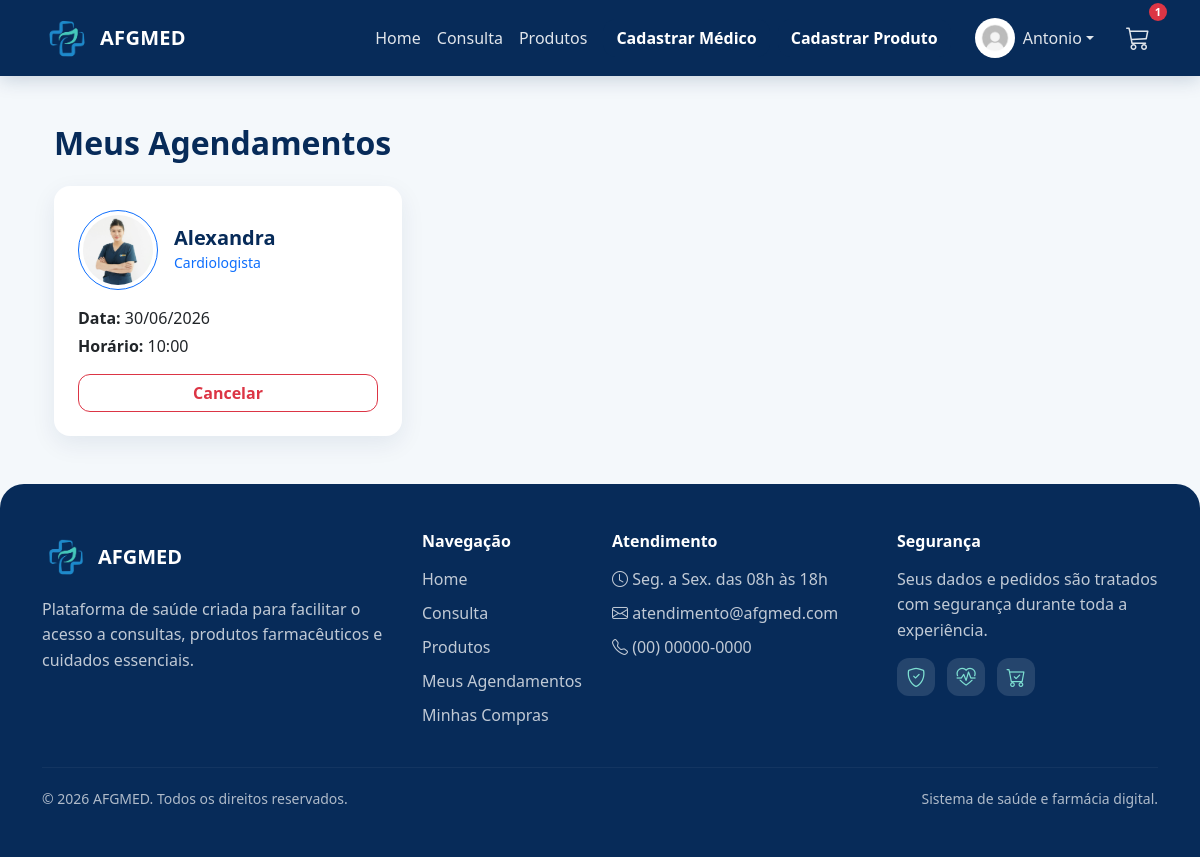
Page /meus_agendamentos (signed in) on the committed database.
### projetoafgmed/models.py (models this page shows, shortened)
class Usuario(database.Model, UserMixin):
    id = database.Column(database.Integer, primary_key=True)
    nome = database.Column(database.String, nullable=False)
    sobrenome = database.Column(database.String, nullable=False)
    email = database.Column(database.String, nullable=False, unique=True)
    senha = database.Column(database.String, nullable=False)
    foto = database.Column(database.String(200), nullable=True, default="usuario_padrao.jpg")
    is_admin = database.Column(database.Boolean, default=False)
    is_medico = database.Column(database.Boolean, default=False, nullable=False)
    id_medico = database.Column(database.Integer, database.ForeignKey("medico.id"), nullable=True)
    perfil = database.relationship("PerfilUsuario", backref="usuario", uselist=False)
    carrinho = database.relationship("Carrinho", backref="usuario", uselist=False)
    consultas = database.relationship("Consulta", backref="usuario", lazy=True)
    medico = database.relationship(
        "Medico",
        backref=database.backref("usuario_acesso", uselist=False),
        foreign_keys=[id_medico]
    )

class Consulta(database.Model):
    id = database.Column(database.Integer, primary_key=True)
    medico_id = database.Column(database.Integer, database.ForeignKey("medico.id"), nullable=False)
    usuario_id = database.Column(database.Integer, database.ForeignKey("usuario.id"), nullable=False)
    horario = database.Column(database.String(20), nullable=False)
    data = database.Column(database.Date, default=datetime.today)
    medico = database.relationship("Medico", backref=database.backref("consultas", lazy=True))

class Medico(database.Model):
    id = database.Column(database.Integer, primary_key=True)
    nome = database.Column(database.String, nullable=False)
    especialidade = database.Column(database.String, nullable=False)
    email = database.Column(database.String)
    telefone = database.Column(database.String)
    foto = database.Column(database.String, default="default.jpg")
    data_criacao = database.Column(database.DateTime, nullable=False, default=datetime.utcnow)

### projetoafgmed/routes.py (the view)
@app.route("/meus_agendamentos")
@login_required
def meus_agendamentos():
    consultas = Consulta.query.filter_by(usuario_id=current_user.id) \
        .order_by(Consulta.data.asc(), Consulta.horario.asc()) \
        .all()
    return render_template("meus_agendamentos.html", consultas=consultas)

### projetoafgmed/models.py (called while the page is built)
@login_manager.user_loader
def load_usuario(id_usuario):
    return Usuario.query.get(int(id_usuario))

### projetoafgmed/routes.py (called while the page is built, shortened)
@app.context_processor
def carrinho_global():
    if current_user.is_authenticated:
        carrinho = Carrinho.query.filter_by(
            id_usuario=current_user.id,
            status="ativo"
        ).first()
        itens = carrinho.itens if carrinho else []
        total = sum(item.quantidade * item.preco_unitario for item in itens)
        quantidade = sum(item.quantidade for item in itens)
        return {
            "carrinho": carrinho,
            "itens_carrinho": itens,
            "total_carrinho": total,
            "quantidade_carrinho": quantidade
        }

### projetoafgmed/templates/meus_agendamentos.html (shortened to what this page needs)
{% extends "base.html" %}
{% block content %}
<div class="container mt-5">
    <h2 class="mb-4 fw-bold" style="color:#072B59;">Meus Agendamentos</h2>
    {% if consultas %}
    <div class="row g-4">
        {% for c in consultas %}
        <div class="col-12 col-md-6 col-lg-4">
            <div class="card shadow-lg h-100 p-4 border-0 rounded-4">
                <div class="d-flex align-items-center mb-3">
                    <div class="border border-primary rounded-circle p-1 me-3">
                        <img src="{{ url_for('static', filename='fotos_medicos/' + c.medico.foto) }}"
                             alt="{{ c.medico.nome }}"
                             class="rounded-circle"
                             style="width:70px; height:70px; object-fit:cover;">
                    </div>
                    <div>
                        <h5 class="mb-0 fw-bold" style="color:#072B59;">{{ c.medico.nome }}</h5>
                        <small class="text-primary">{{ c.medico.especialidade }}</small>
                    </div>
                </div>
                <div class="mb-3">
                    <p class="mb-1"><strong>Data:</strong> {{ c.data.strftime('%d/%m/%Y') }}</p>
                    <p class="mb-0"><strong>Horário:</strong> {{ c.horario }}</p>
                </div>
                <button class="btn btn-outline-danger w-100 fw-bold btn-cancelar" data-bs-toggle="modal" data-bs-target="#confirmModal{{ c.id }}">
                    Cancelar
                </button>
            </div>
        </div>
        {% endfor %}
    </div>
    {% else %}
        <p class="text-muted fs-5 mt-4">Você não possui agendamentos.</p>
    {% endif %}
</div>
{% endblock %}

### projetoafgmed/templates/base.html (shortened to what this page needs)
<!DOCTYPE html>
<html lang="pt-br">
<head>
    <link href="https://cdn.jsdelivr.net/npm/bootstrap@5.3.8/dist/css/bootstrap.min.css" rel="stylesheet">
    <link rel="stylesheet" href="https://cdn.jsdelivr.net/npm/bootstrap-icons@1.11.3/font/bootstrap-icons.css">
    <link rel="stylesheet" href="{{ url_for('static', filename='css/style.css') }}">
</head>
<body>
<nav class="navbar navbar-expand-lg navbar-dark bg-dark">
    <div class="container">
        <a class="navbar-brand d-flex align-items-center" href="{{ url_for('homepage') }}">
            <img src="{{ url_for('static', filename='imagens/logo.jpg') }}" alt="Logo" width="50" class="me-2">
            AFGMED
        </a>
        <div class="collapse navbar-collapse" id="navbarNav">
            <ul class="navbar-nav ms-auto align-items-lg-center">
                <li class="nav-item">
                    <a class="nav-link" href="{{ url_for('homepage') }}">Home</a>
                </li>
                {% if current_user.is_authenticated and current_user.is_medico and not current_user.is_admin %}
                    <li class="nav-item">
                        <a class="nav-link" href="{{ url_for('medicos') }}">Minhas Consultas</a>
                    </li>
                {% else %}
                    <li class="nav-item">
                        <a class="nav-link" href="{{ url_for('medicos') }}">Consulta</a>
                    </li>
                {% endif %}
                <li class="nav-item">
                    <a class="nav-link" href="{{ url_for('produtos') }}">Produtos</a>
                </li>
                {% if current_user.is_authenticated and current_user.is_admin %}
                    <li class="nav-item ms-lg-2">
                        <a class="btn btn-primary" href="{{ url_for('cadastro_medico') }}">
                            Cadastrar Médico
                        </a>
                    </li>
                    <li class="nav-item ms-lg-2">
                        <a class="btn btn-primary" href="{{ url_for('cadastro_produto') }}">
                            Cadastrar Produto
                        </a>
                    </li>
                {% endif %}
            </ul>
            <ul class="navbar-nav ms-lg-3 align-items-lg-center">
                {% if current_user.is_authenticated %}
                    <li class="nav-item dropdown me-lg-3">
                        <a class="nav-link dropdown-toggle d-flex align-items-center"
                           href="#"
                           id="perfilDropdown"
                           role="button"
                           data-bs-toggle="dropdown"
                           aria-expanded="false">
                            <img src="{{ url_for('static', filename='fotos_perfil/' + (current_user.foto or 'usuario_padrao.jpg')) }}"
                                 alt="Perfil"
                                 class="rounded-circle"
                                 style="width:40px; height:40px; object-fit:cover;">
                            <span class="ms-2">{{ current_user.nome }}</span>
                        </a>
                    </li>
                    {% if not current_user.is_medico or current_user.is_admin %}
                        <li class="nav-item position-relative d-none d-lg-block">
                            <a class="nav-link"
                               href="#"
                               data-bs-toggle="offcanvas"
                               data-bs-target="#carrinhoLateral"
                               aria-controls="carrinhoLateral">
                                <i class="bi bi-cart3" style="font-size: 1.5rem;"></i>
                                {% if carrinho %}
                                    <span class="badge bg-danger badge-carrinho position-absolute top-0 start-100 translate-middle">
                                        {{ quantidade_carrinho }}
                                    </span>
                                {% endif %}
                            </a>
                        </li>
                    {% endif %}
                {% endif %}
            </ul>
        </div>
    </div>
</nav>
<main class="container mt-5">
    {% block content %}{% endblock %}
</main>
<footer class="footer-afg mt-5">
    <div class="container py-5">
        <div class="row g-4">
            <div class="col-md-4">
                <div class="d-flex align-items-center mb-3">
                    <img src="{{ url_for('static', filename='imagens/logo.jpg') }}" alt="Logo AFGMED" width="48" class="footer-logo me-2">
                    <h5 class="mb-0 fw-bold">AFGMED</h5>
                </div>
                <p class="footer-text">
                    Plataforma de saúde criada para facilitar o acesso a consultas,
                    produtos farmacêuticos e cuidados essenciais.
                </p>
            </div>
            <div class="col-md-2">
                <h6 class="footer-title">Navegação</h6>
                <ul class="footer-links">
                    <li><a href="{{ url_for('homepage') }}">Home</a></li>
                    {% if current_user.is_authenticated and current_user.is_medico and not current_user.is_admin %}
                        <li><a href="{{ url_for('medicos') }}">Minhas Consultas</a></li>
                    {% else %}
                        <li><a href="{{ url_for('medicos') }}">Consulta</a></li>
                    {% endif %}
                    <li><a href="{{ url_for('produtos') }}">Produtos</a></li>
                    {% if current_user.is_authenticated %}
                        {% if current_user.is_medico and not current_user.is_admin %}
                            <li><a href="{{ url_for('medicos') }}">Minhas Consultas</a></li>
                        {% else %}
                            <li><a href="{{ url_for('meus_agendamentos') }}">Meus Agendamentos</a></li>
                            <li><a href="{{ url_for('meus_pedidos') }}">Minhas Compras</a></li>
                        {% endif %}
                    {% endif %}
                </ul>
            </div>
            <div class="col-md-3">
                <h6 class="footer-title">Atendimento</h6>
                <ul class="footer-links">
                    <li><i class="bi bi-clock"></i> Seg. a Sex. das 08h às 18h</li>
                    <li><i class="bi bi-envelope"></i> atendimento@afgmed.com</li>
                    <li><i class="bi bi-telephone"></i> (00) 00000-0000</li>
                </ul>
            </div>
            <div class="col-md-3">
                <h6 class="footer-title">Segurança</h6>
                <p class="footer-text">
                    Seus dados e pedidos são tratados com segurança durante toda a experiência.
                </p>
                <div class="footer-icons">
                    <i class="bi bi-shield-check"></i>
                    <i class="bi bi-heart-pulse"></i>
                    <i class="bi bi-cart-check"></i>
                </div>
            </div>
        </div>
        <hr class="footer-line">
        <div class="d-flex flex-column flex-md-row justify-content-between align-items-center gap-2">
            <small>© 2026 AFGMED. Todos os direitos reservados.</small>
            <small>Sistema de saúde e farmácia digital.</small>
        </div>
    </div>
</footer>
</body>
</html>

### projetoafgmed/static/css/style.css (style rules this page uses)
body { background: #f4f8fb; color: #273444; font-family: 'Segoe UI', Tahoma, Geneva, Verdana, sans-serif; }
.navbar { background: #072B59 !important; box-shadow: 0 4px 18px rgba(7, 43, 89, 0.18); }
.navbar-brand { font-weight: 700; letter-spacing: .3px; }
.navbar-brand img { border-radius: 10px; object-fit: cover; }
.navbar .nav-link { color: rgba(255, 255, 255, .88) !important; font-weight: 500; }
.btn { border-radius: 12px; transition: .2s ease; }
.btn-primary { background-color: #072B59; border-color: #072B59; font-weight: 700; }
.card { border: none; border-radius: 20px; overflow: hidden; transition: .25s ease; box-shadow: 0 8px 24px rgba(7,43,89,.08) !important; }
.badge.bg-danger { font-size: 0.7rem; }
.carrinho-mobile-btn .badge, .badge-carrinho { font-size: 0.65rem; min-width: 18px; height: 18px; display: inline-flex; align-items: center; justify-content: center; padding: 0 5px; border-radius: 999px; }
.footer-afg { background: #072B59; color: #ffffff; border-radius: 24px 24px 0 0; }
.footer-logo { border-radius: 10px; object-fit: cover; }
.footer-text { color: rgba(255, 255, 255, 0.75); line-height: 1.6; margin-bottom: 0; }
.footer-title { font-weight: 700; margin-bottom: 15px; color: #ffffff; }
.footer-links { list-style: none; padding: 0; margin: 0; }
.footer-links li { margin-bottom: 10px; color: rgba(255, 255, 255, 0.75); }
.footer-links a { color: rgba(255, 255, 255, 0.75); text-decoration: none; transition: .2s ease; }
.footer-icons { display: flex; gap: 12px; margin-top: 15px; }
.footer-icons i { width: 38px; height: 38px; background: rgba(255, 255, 255, 0.12); color: #7ee0d2; border-radius: 12px; display: grid; place-items: center; font-size: 1.2rem; }
.footer-line { border-color: rgba(255, 255, 255, 0.18); margin: 30px 0 20px; }
.footer-afg small { color: rgba(255, 255, 255, 0.68); }

### projetoafgmed/templates/meus_agendamentos.html (style rules this page uses)
.card { transition: transform 0.3s, box-shadow 0.3s; }

### rows in the picture
Usuario: foto (picture), nome "Antonio"
Consulta: foto (picture), medico.nome "Alexandra", medico.especialidade "Cardiologista", data "30/06/2026", horario "10:00"

### other values in the picture
{{ quantidade_carrinho }} "1"
